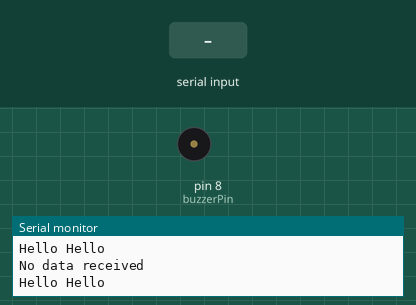
The sketch below on a simulated Arduino Uno, built with avr-gcc and run on an emulated ATmega328P. Parts: buzzer (waves = sounding), the last lines printed to the serial monitor. The inputs (shaded band) are chosen by the test bench.

Above: at 1.2 s.
1.3 s: "90,45\n" received over Serial
At 2.2 s:
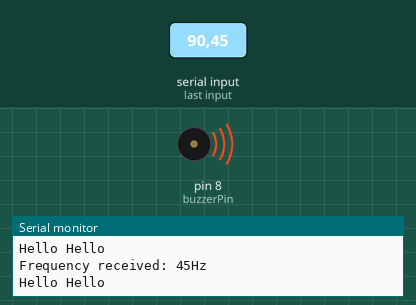
3.9 s: "30,150\n" received over Serial
At 6.0 s:
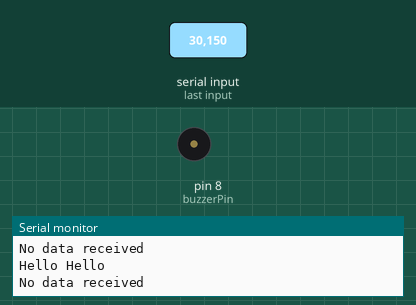
6.9 s: "90\n" received over Serial
At 7.4 s:
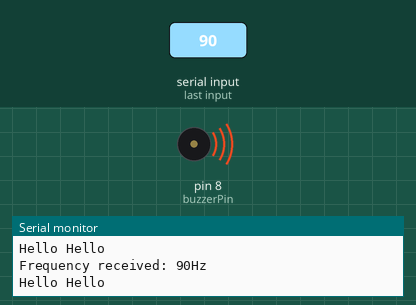
9.9 s: "5\n" received over Serial
At 11.3 s:
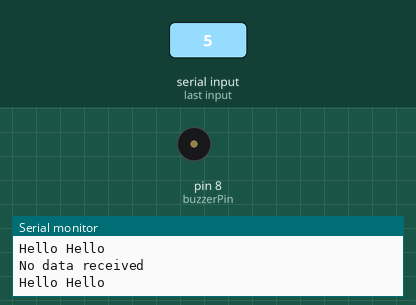
12.9 s: "200\n" received over Serial
At 13.7 s:
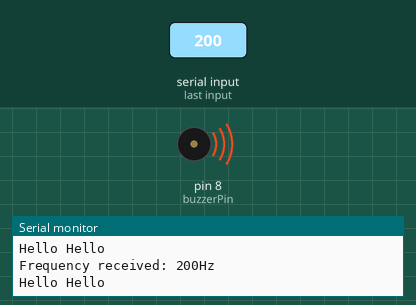
15.9 s: "90\n" received over Serial
At 18.0 s:
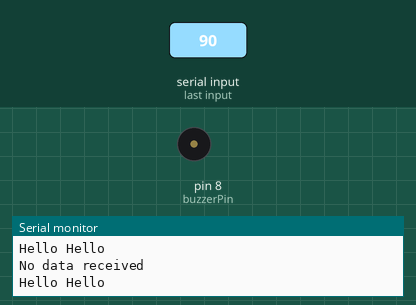
Timing chart, 0 to 19.5 s (numbered marks = the images above; inputs shaded):
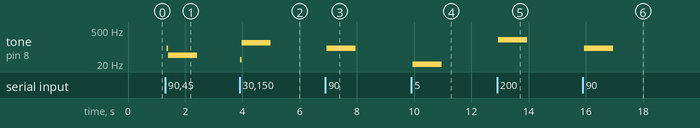

Measured:
- after the input at 1.3 s, tone on pin 8 (buzzerPin): silent → 90 Hz after 0.06 s, → 45 Hz 0.04 s later, → silent 1.0 s later
- after the input at 3.9 s, tone on pin 8 (buzzerPin): silent → 30 Hz at once, → 150 Hz 0.04 s later, → silent 1.0 s later
- after the input at 6.9 s, tone on pin 8 (buzzerPin): silent → 90 Hz after 0.05 s, → silent 1.0 s later
- after the input at 9.9 s, tone on pin 8 (buzzerPin): silent → 5 Hz after 0.06 s, → silent 1.0 s later
- after the input at 12.9 s, tone on pin 8 (buzzerPin): silent → 200 Hz at once, → silent 1.0 s later
- after the input at 15.9 s, tone on pin 8 (buzzerPin): silent → 90 Hz after 0.05 s, → silent 1.0 s later

The sketch:

UNO.ino
```cpp
int buzzerPin = 8; // Buzzer connected to pin 8

void setup() {

  //pinMode(buzzerPin, OUTPUT);
  Serial.begin(9600); // Start serial communication at 9600 baud rate
}

void loop() {
  Serial.println("Hello Hello");
  if (Serial.available()) { // Check if data is available to read
    int frequency = Serial.parseInt(); // Read the frequency
    // print the received frequency to the console
    Serial.println("Frequency received: " + String(frequency) + "Hz");
    if (frequency > 0) {
      tone(buzzerPin, frequency); // Play the received frequency
    } else {
      noTone(buzzerPin); // Stop the buzzer if frequency is 0 or invalid
    }
  }
  else {
    Serial.println("No data received"); // Print a message if no data is received
    noTone(buzzerPin); // Stop the buzzer if no data is available
  }
}
```
